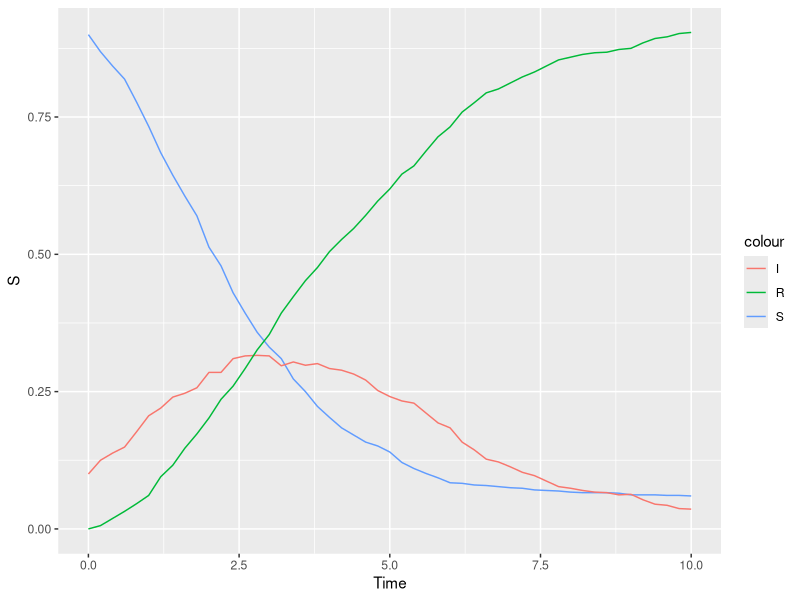

Source code (R):
library(tidyverse)



n_pop <- 1000


pars <- list(
  beta = 1.5,
  gamma = 0.5
)

summ <- function(df, ti) {
  list(
    Time = ti,
    S = mean(df$State == "Sus"),
    I = mean(df$State == "Inf"),
    R = mean(df$State == "Rec")
  )
}


prog <- function(df, pars, ti, dt) {
  foi <- pars$beta * mean(df$State == "Inf")
  
  df %>% 
    mutate(
      p_infection = pexp(1, rate = foi * dt),
      p_rec = pexp(1, rate = pars$gamma * dt),
      State = case_when(
        State == "Sus" ~ ifelse(runif(n()) < p_infection, "Inf", "Sus"),
        State == "Inf" ~ ifelse(runif(n()) < p_rec, "Rec", "Inf"),
        T ~ State
      )
    ) %>% 
    select(-p_infection, -p_rec)
}

pop <- tibble(ID = 1:n_pop, 
              State = rep(c("Inf", "Sus"), c(100, n_pop - 100)))


ti <- 0
ss <- list(summ(pop, ti))


for (ti in seq(0.2, 10, 0.2)) {
  pop <- prog(pop, pars, ti, 0.2)
  
  ss[[length(ss) + 1]] <- summ(pop, ti)
}

ss <- bind_rows(ss)

ss %>% 
  ggplot() +
  geom_line(aes(x = Time, y = S, colour = "S")) +
  geom_line(aes(x = Time, y = I, colour = "I")) +
  geom_line(aes(x = Time, y = R, colour = "R"))


